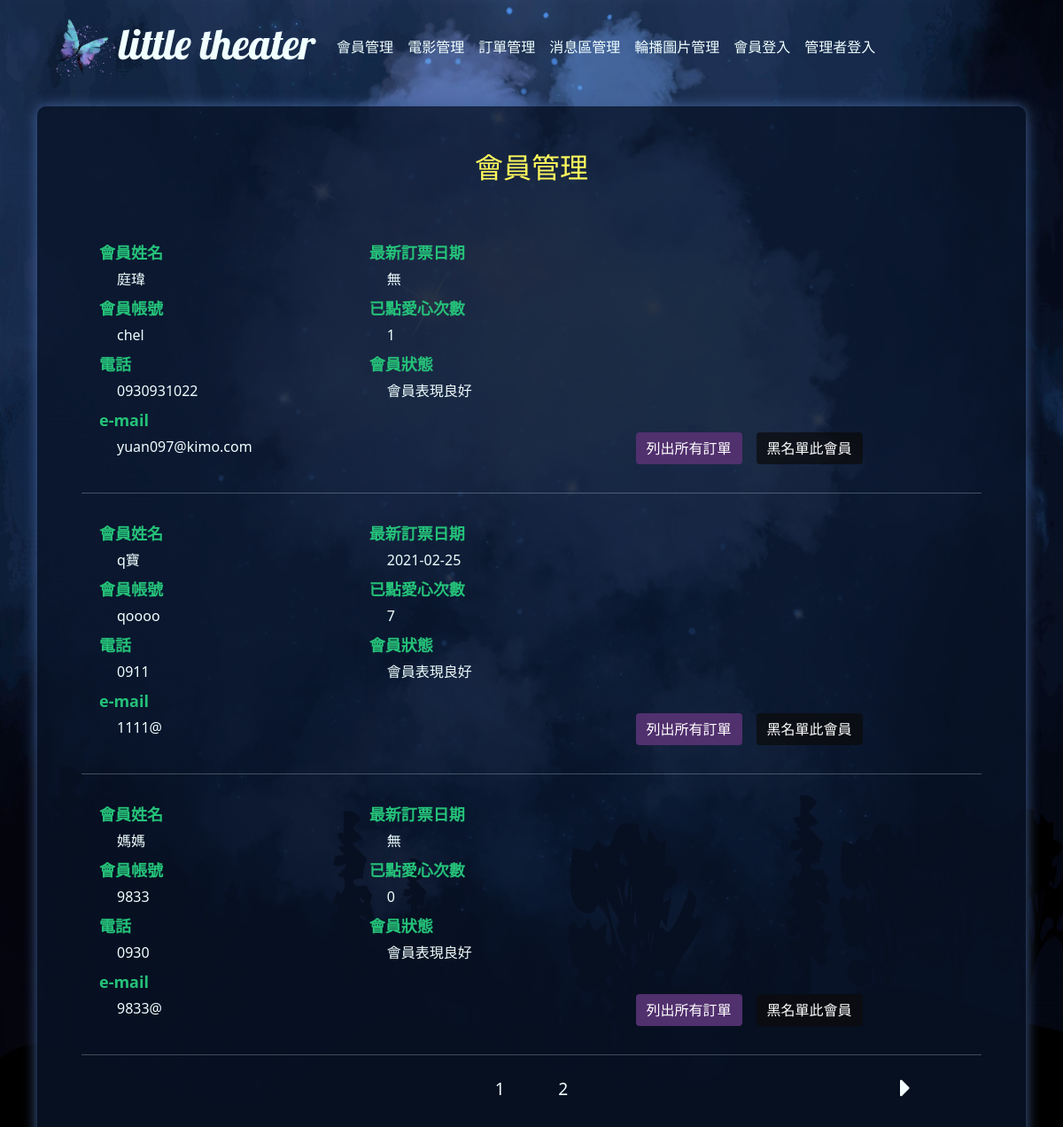
Page /backend.php?do=mem on the earlier database version.
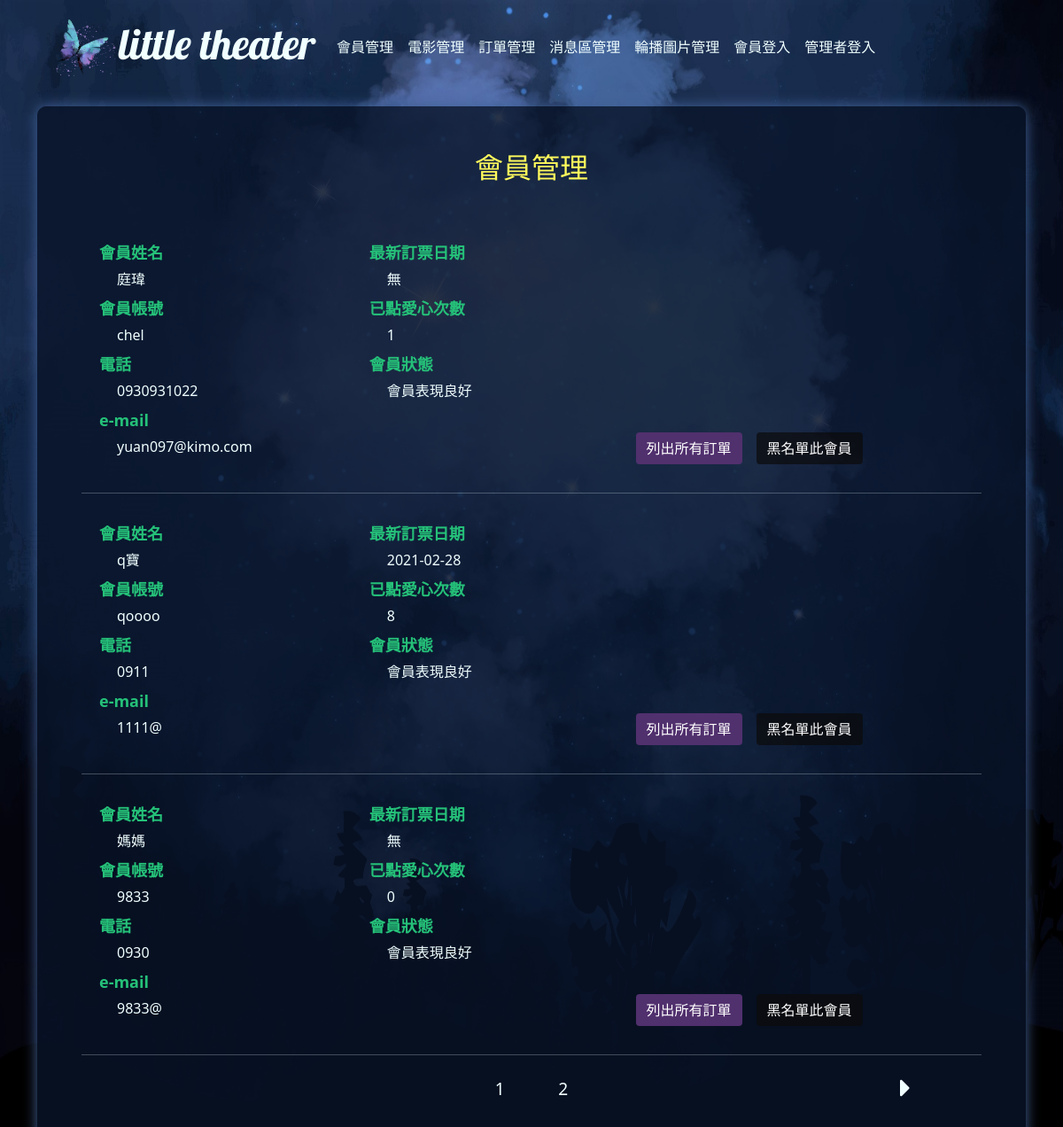
Same page on the later database version.
### tables this page shows
CREATE TABLE `theater_mem` (
  `id` int(11) UNSIGNED NOT NULL,
  `acc` text NOT NULL,
  `pw` text NOT NULL,
  `name` text NOT NULL,
  `email` text NOT NULL,
  `tel` text NOT NULL,
  `heart` int(11) UNSIGNED NOT NULL DEFAULT 0,
  `status` int(1) UNSIGNED NOT NULL DEFAULT 1
);

### base.php (called while the page is built, shortened)
<?php
$Mem=new DB("theater_mem");
$Order=new DB("theater_order");
Class DB{
    private $dsn="mysql:host=localhost;charset=utf8;dbname=theater";
    private $pdo="";
    private $table="";
    function __construct($table){
        $this->table=$table;
        $this->pdo=new PDO($this->dsn,"root","");
    }
    function all(...$arr){
        $sql="select * from $this->table ";
        if(isset($arr[0])){
            if(is_array($arr[0])){
                foreach($arr[0] as $k=>$v){
                    $tmp[]=sprintf("`%s`='%s'",$k,$v);
                }
                $sql.=" where ".implode(" && ",$tmp);
            }else{
                $sql.=$arr[0];
            }
        }
        return $this->pdo->query($sql)->fetchAll();
    }
    function count(...$arr){
        $sql="select count(*) from $this->table ";
        return $this->pdo->query($sql)->fetchColumn();
    }
        function q($sql){
            return $this->pdo->query($sql)->fetchAll();
        }
}

### back/mem.php (the view, shortened to what this page needs)
<div id="bb">
<div style="width:100%;text-align:center;position:relative" class="mb-5">
    <h2 style="color: #fffa5c !important">會員管理</h2>
</div>
<div id="memarea">
<?php
$all = $Mem->count();
$div = 3;
$pages = ceil($all / $div);
$now = ($_GET['p']) ?? '1';
$start = ($now - 1) * $div;
$ms=$Mem->all(" limit  $start,$div");
foreach($ms as $k=>$m){
?>
<div style="display:flex;">
    <div class="p-3" style="width:30%;display:flex;flex-direction:column;">
        <div class="mb-1 ms-1">
            <span class="border">會員姓名</span>
        </div>
        <div class="ms-4 mb-2">
            <span><?=$m['name']?></span>
        </div>
        <div class="mb-1 ms-1">
            <span class="border">會員帳號</span>
        </div>
        <div class="ms-4 mb-2">
            <span><?=$m['acc']?></span>
        </div>
        <div class="mb-1 ms-1">
            <span class="border">電話</span>
        </div>
        <div class="ms-4 mb-2">
            <span><?=$m['tel']?></span>
        </div>
        <div class="mb-1 ms-1">
            <span class="border">e-mail</span>
        </div>
        <div class="ms-4 mb-2">
            <span><?=$m['email']?></span>
        </div>
    </div>
    <div class="p-3" style="width:30%;display:flex;flex-direction:column;">
        <div class="mb-1 ms-1">
            <span class="border">最新訂票日期</span>
        </div>
        <div class="ms-4 mb-2">
            <span>
                <?php
                $order=$Order->q("SELECT `orderdate` FROM `theater_order` WHERE `mem`='{$m['id']}' order by `orderdate` desc limit 0,1")[0][0];
                if($order!=NULL){
                    echo $order;
                }else{
                    echo '無';
                }
                ?>
            </span>
        </div>
        <div class="mb-1 ms-1">
            <span class="border">已點愛心次數</span>
        </div>
        <div class="ms-4 mb-2">
            <span><?=($m['heart'])?></span>
        </div>
        <div class="mb-1 ms-1">
            <span class="border">會員狀態</span>
        </div>
        <div class="ms-4 mb-2">
            <span id="memStatus"<?=($m['status']==1?'':'style="color:#ff3447"')?>><?=($m['status']==1)?'會員表現良好':'目前黑名單中'?></span>
        </div>
    </div>
    <div class="p-3 d-flex" style="width:40%;;align-items: flex-end;">
        <input id="op<?=$m['id']?>" type="button" class="btn btn-primary me-3" value="列出所有訂單" onclick="oporder(<?=$m['id']?>)">
<?php
if($m['status']==1){
?>
        <input id="blockade<?=$m['id']?>" type="button" class="btn btn-primary" style="background:#0b0c0cba !important" value="黑名單此會員" onclick="blockade(<?=$m['id']?>)">
<?php
}else{
?>
        <input id="blockade<?=$m['id']?>" type="button" class="btn btn-primary" style="background:#842029b3 !important" value="解除黑名單" onclick="blockade(<?=$m['id']?>)">
<?php
}
?>
    </div>
</div>
<hr>
<?php
}?>
</div>
<div style="width:100%;position:relative" class="mt-4 mb-3">
<?php
echo '<div style="width:20%;margin-left: auto;margin-right: auto;display: flex;justify-content: space-evenly;font-size: larger;">';
for ($i = 1; $i <= $pages; $i++) {
    echo '<a href="backend.php?do=mem&p=' . ($i) . '">' . ($i) . '</a>';
}
echo '</div>';
if (($now + 1) <= $pages) {
    echo '<a href="backend.php?do=mem&p=' . ($now + 1) . '"><i class="fas fa-caret-right heartarrow right"></i></a>';
}
?>
</div>
</div>

### backend.php (shortened to what this page needs)
<?php
include_once "base.php";
?>
<!DOCTYPE html PUBLIC "-//W3C//DTD XHTML 1.0 Transitional//EN" "http://www.w3.org/TR/xhtml1/DTD/xhtml1-transitional.dtd">
<html xmlns="http://www.w3.org/1999/xhtml">
<head>
  <link href="https://cdn.jsdelivr.net/npm/bootstrap@5.0.0-beta2/dist/css/bootstrap.min.css" rel="stylesheet">
  <link rel="stylesheet" href="css/theater.css">
  <link rel="stylesheet" href="https://use.fontawesome.com/releases/v5.15.2/css/all.css">
</head>
<body>
<div class="container">
<div class="header">
<nav class="navbar navbar-expand-lg navbar-light bg-light">
  <div class="container-fluid">
    <a class="navbar-brand theaterName" href="index.php"><img src="icon/title.png" style="width:80px">little theater</a>
    <div class="collapse navbar-collapse" id="navbarNavDropdown">
      <ul class="navbar-nav">
        <li class="nav-item">
          <a class="nav-link active" aria-current="page" href="backend.php?do=mem">會員管理</a>
        </li>
        <li class="nav-item">
          <a class="nav-link active" aria-current="page" href="backend.php?do=movie">電影管理</a>
        </li>
        <li class="nav-item">
          <a class="nav-link" href="backend.php?do=order">訂單管理</a>
        </li>
        <li class="nav-item">
          <a class="nav-link" href="backend.php?do=news">消息區管理</a>
        </li>
        <li class="nav-item">
          <a class="nav-link" href="backend.php?do=carousel">輪播圖片管理</a>
        </li>
        <?php
        if(empty($_SESSION['mem']) && empty($_SESSION['admin'])){
        ?>
        <li class="nav-item">
          <a class="nav-link" href="index.php?do=loginmem">會員登入</a>
        </li>
        <?php
        }else if(!empty($_SESSION['mem'])){
        ?>
        <li class="nav-item dropdown">
          <a class="nav-link dropdown-toggle" href="#" id="navbarDropdownMenuLink" role="button" data-bs-toggle="dropdown" aria-expanded="false">
            Hello <?=$_SESSION['mem']?>
            <svg xmlns="http://www.w3.org/2000/svg" width="30" height="30" fill="currentColor" class="bi bi-person-check-fill" viewBox="0 0 16 16">
  <path fill-rule="evenodd" d="M15.854 5.146a.5.5 0 0 1 0 .708l-3 3a.5.5 0 0 1-.708 0l-1.5-1.5a.5.5 0 0 1 .708-.708L12.5 7.793l2.646-2.647a.5.5 0 0 1 .708 0z"/>
  <path d="M1 14s-1 0-1-1 1-4 6-4 6 3 6 4-1 1-1 1H1zm5-6a3 3 0 1 0 0-6 3 3 0 0 0 0 6z"/>
</svg>
          </a>
          <ul class="dropdown-menu" aria-labelledby="navbarDropdownMenuLink">
            <li><a class="dropdown-item" href="#">近期訂單</a></li>
            <li><a class="dropdown-item" href="#">喜愛電影</a></li>
            <li><a class="dropdown-item" onclick="javsscript:location.href='api/logout.php'" style="cursor:pointer">登出
            <svg xmlns="http://www.w3.org/2000/svg" width="16" height="16" fill="currentColor" class="bi bi-reply-all-fill" viewBox="0 0 16 16">
  <path d="M8.021 11.9L3.453 8.62a.719.719 0 0 1 0-1.238L8.021 4.1a.716.716 0 0 1 1.079.619V6c1.5 0 6 0 7 8-2.5-4.5-7-4-7-4v1.281c0 .56-.606.898-1.079.62z"/>
  <path d="M5.232 4.293a.5.5 0 0 1-.106.7L1.114 7.945a.5.5 0 0 1-.042.028.147.147 0 0 0 0 .252.503.503 0 0 1 .042.028l4.012 2.954a.5.5 0 1 1-.593.805L.539 9.073a1.147 1.147 0 0 1 0-1.946l3.994-2.94a.5.5 0 0 1 .699.106z"/>
</svg>
          </a></li>
          </ul>
        </li>
        <?php
        }?>
        <?php
        if(empty($_SESSION['admin']) && empty($_SESSION['mem'])){
        ?>
        <li class="nav-item">
          <a class="nav-link" href="index.php?do=loginadmin">管理者登入</a>
        </li>
        <?php
        }else if(!empty($_SESSION['admin']) && empty($_SESSION['mem'])){?>
        <li class="nav-item">
          <a class="nav-link" href="api/logout.php">登出</a>
        </li>
        <?php
        }?>
      </ul>
    </div>
  </div>
</nav>
</div>
<div id="main">
<?php
$do=($_GET['do'])??'main';
$file="back/".$do.".php";
if(file_exists($file)){
  include_once $file;
}else{
  include_once "back/main.php";
}
?>
</div>
</div>
</body>
</html>

### css/theater.css (style rules this page uses)
body { margin:0; height:100%; background:transparent url('../others/bg_v3.jpg') center no-repeat ; background-size: 100vw 100%; min-height:100vh; background-attachment: fixed; overflow:visible; overflow-x:hidden; }
a { color:azure; text-decoration: none !important; }
input { line-height: 1.5; border-radius: .25rem; user-select: none; }
h2,h3 { color:azure !important; }
.navbar-nav { flex-direction: unset !important; justify-content: space-around !important; }
.nav-link { color:azure !important; }
.bg-light { background-color: transparent !important; }
.header { color:azure !important; height:15vh; }
.navbar-brand { color:azure !important; }
.theaterName { font-family: 'Lobster', cursive; font-size:3em; }
.theaterName img { vertical-align: top; }
#main { min-height:70vh; width:100%; margin:auto; color:azure !important; }
#bb { background-color: #09142acc; padding:50px; border-radius: 10px; min-height: 80vh; box-shadow: 0px 0px 15px #43649b; }

### back/mem.php (style rules this page uses)
#memarea .btn-primary { background-color: #51306e !important; border: none !important; }
#memarea .border { color:#25c179; font-weight:bolder; border:none !important; font-size:large; }
.heartarrow { position:absolute; bottom:0; font-size: xx-large; }
.right { right:80px }

Differences in the rows shown:
changed theater_mem "q寶": order "2021-02-25" → "2021-02-28"; heart "7" → "8"
